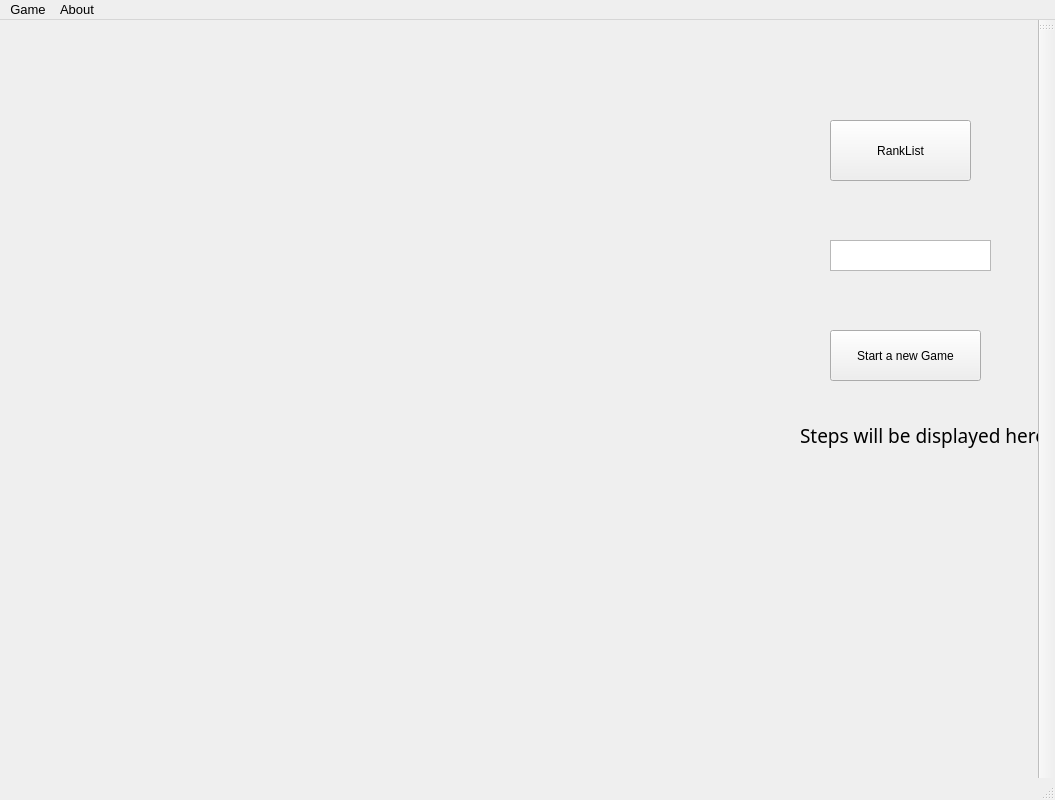
<?xml version="1.0" encoding="UTF-8"?>
<ui version="4.0">
 <class>GobangProjectClass</class>
 <widget class="QMainWindow" name="GobangProjectClass">
  <property name="geometry">
   <rect>
    <x>0</x>
    <y>0</y>
    <width>1055</width>
    <height>800</height>
   </rect>
  </property>
  <property name="windowTitle">
   <string>GobangProject</string>
  </property>
  <widget class="QWidget" name="centralWidget">
   <widget class="QTextEdit" name="textEdit">
    <property name="geometry">
     <rect>
      <x>830</x>
      <y>220</y>
      <width>161</width>
      <height>31</height>
     </rect>
    </property>
    <property name="readOnly">
     <bool>true</bool>
    </property>
   </widget>
   <widget class="QLabel" name="label">
    <property name="geometry">
     <rect>
      <x>800</x>
      <y>390</y>
      <width>241</width>
      <height>51</height>
     </rect>
    </property>
    <property name="font">
     <font>
      <family>Adobe Arabic</family>
      <pointsize>14</pointsize>
     </font>
    </property>
    <property name="text">
     <string>Steps will be displayed here.</string>
    </property>
   </widget>
   <widget class="QPushButton" name="pushButtonNewGame">
    <property name="geometry">
     <rect>
      <x>830</x>
      <y>310</y>
      <width>151</width>
      <height>51</height>
     </rect>
    </property>
    <property name="text">
     <string>Start a new Game</string>
    </property>
   </widget>
   <widget class="QPushButton" name="pushButton">
    <property name="geometry">
     <rect>
      <x>830</x>
      <y>100</y>
      <width>141</width>
      <height>61</height>
     </rect>
    </property>
    <property name="text">
     <string>RankList</string>
    </property>
   </widget>
  </widget>
  <widget class="QMenuBar" name="menuBar">
   <property name="geometry">
    <rect>
     <x>0</x>
     <y>0</y>
     <width>1055</width>
     <height>29</height>
    </rect>
   </property>
   <property name="font">
    <font>
     <pointsize>10</pointsize>
    </font>
   </property>
   <widget class="QMenu" name="menuGame">
    <property name="title">
     <string>Game</string>
    </property>
    <addaction name="actionNew_Game"/>
    <addaction name="actionRank_List"/>
    <addaction name="actionExit"/>
   </widget>
   <widget class="QMenu" name="menuAbout">
    <property name="title">
     <string>About</string>
    </property>
    <addaction name="actionAbout"/>
   </widget>
   <addaction name="menuGame"/>
   <addaction name="menuAbout"/>
  </widget>
  <widget class="QToolBar" name="mainToolBar">
   <attribute name="toolBarArea">
    <enum>RightToolBarArea</enum>
   </attribute>
   <attribute name="toolBarBreak">
    <bool>false</bool>
   </attribute>
  </widget>
  <widget class="QStatusBar" name="statusBar"/>
  <action name="actionAbout">
   <property name="checkable">
    <bool>false</bool>
   </property>
   <property name="text">
    <string>About</string>
   </property>
   <property name="font">
    <font>
     <family>Adobe Arabic</family>
     <pointsize>14</pointsize>
    </font>
   </property>
  </action>
  <action name="actionExit">
   <property name="checkable">
    <bool>false</bool>
   </property>
   <property name="text">
    <string>Exit</string>
   </property>
   <property name="font">
    <font>
     <family>Adobe Arabic</family>
     <pointsize>14</pointsize>
    </font>
   </property>
  </action>
  <action name="actionNew_Game">
   <property name="checkable">
    <bool>false</bool>
   </property>
   <property name="text">
    <string>New Game</string>
   </property>
   <property name="font">
    <font>
     <family>Adobe Arabic</family>
     <pointsize>14</pointsize>
    </font>
   </property>
  </action>
  <action name="actionRank_List">
   <property name="text">
    <string>Rank List</string>
   </property>
   <property name="font">
    <font>
     <family>Adobe Arabic</family>
     <pointsize>14</pointsize>
    </font>
   </property>
  </action>
 </widget>
 <layoutdefault spacing="6" margin="11"/>
 <resources>
  <include location="GobangProject.qrc"/>
 </resources>
 <connections/>
</ui>
